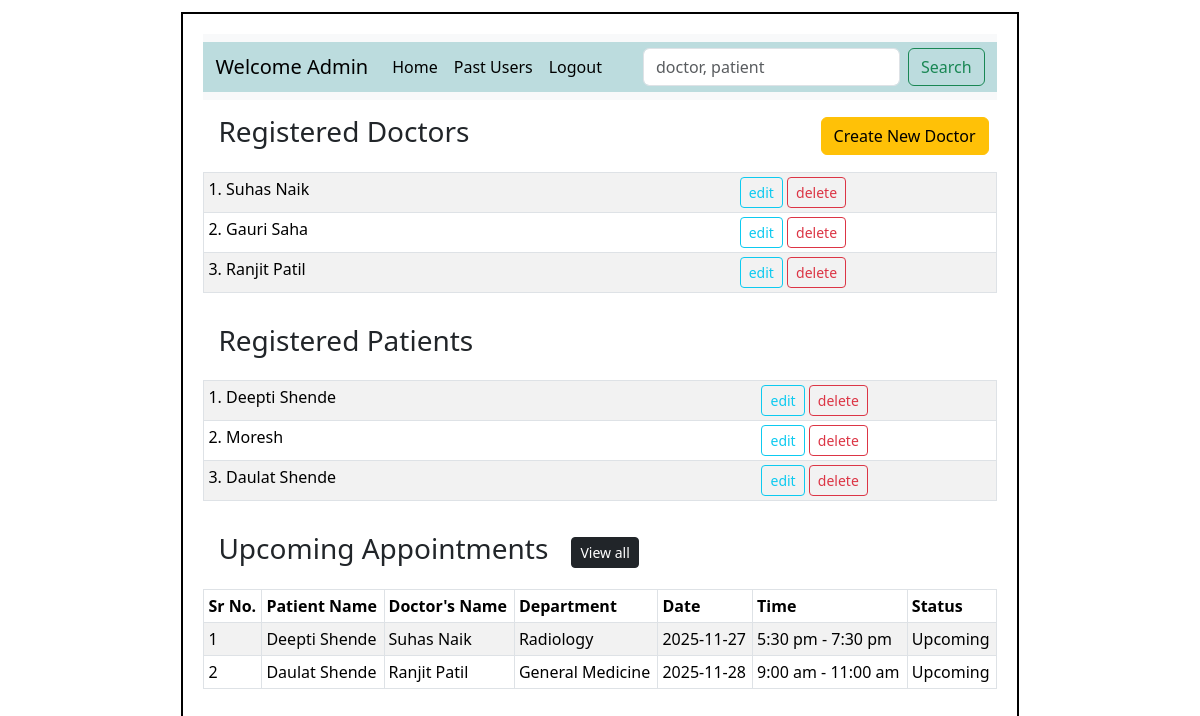
The page /admin on the database its author committed.
### application/models.py (models this page shows)
class Doctor(db.Model):
    __tablename__ = "Doctor"
    doctor_id = db.Column(db.Integer, primary_key=True)
    name = db.Column(db.String(), nullable = False)
    phone = db.Column(db.String(), nullable = False)
    age = db.Column(db.Integer, nullable = False)
    gender = db.Column(db.String(), nullable = False)
    email = db.Column(db.String(), unique=True, nullable = False)
    username = db.Column(db.String(), unique=True, nullable=False)
    password = db.Column(db.String(), nullable=False)
    appointments = db.relationship('Appointment', backref='doctor', lazy=True)  # relationship
    dept_id= db.Column(db.Integer, db.ForeignKey('Department.department_id'))    #foreignkey
    role = db.Column(db.String())
    info = db.Column(db.String())
    exp_year = db.Column(db.Integer)

class Patient(db.Model):
    __tablename__ = "Patient"
    patient_id = db.Column(db.Integer, primary_key=True)
    name = db.Column(db.String(), nullable=False)
    phone = db.Column(db.String())
    age = db.Column(db.Integer)
    gender = db.Column(db.String())
    email = db.Column(db.String(), unique=True)
    username = db.Column(db.String(), unique=True, nullable=False)
    password = db.Column(db.String(), nullable=False)
    address = db.Column(db.String())
    patient_type = db.Column(db.String(), default='OPD')  # OPD/IPD
    status = db.Column(db.String(), default='Active')
    consultant = db.Column(db.Integer, db.ForeignKey('Doctor.doctor_id'))  #foreignkey
    appointments = db.relationship('Appointment', backref='patient', lazy=True)  # relationship
    treatment = db.relationship('Treatment', backref='patient', lazy=True) #realtionship

class Appointment(db.Model):
    __tablename__ = "Appointment"
    appointment_id = db.Column(db.Integer, primary_key=True)
    date = db.Column(db.String() , nullable=False)
    time = db.Column(db.String(), nullable=False)
    status = db.Column(db.String(), default='Upcoming', nullable=False)
    doctor_id = db.Column(db.Integer, db.ForeignKey('Doctor.doctor_id'))   #foreignkey
    patient_id = db.Column(db.Integer, db.ForeignKey('Patient.patient_id'))  #foreignkey

class Department(db.Model):
    __tablename__ = "Department"
    department_id = db.Column(db.Integer, primary_key = True)
    department_name = db.Column(db.String(), nullable=False)
    info = db.Column(db.String(), nullable=False)
    doctors = db.relationship('Doctor', backref='dept', lazy=True) #relationship

### application/controllers.py (the view)
@app.route('/admin', methods=['GET'])
def admin():
    this_user = Admin.query.filter_by(username='admin1').first()
    all_doctors = Doctor.query.all()
    all_patients = Patient.query.all()
    all_appoint = Appointment.query.all()
    deleted_doctors = DeletedUser.query.filter_by(user_type="doctor").all()
    deleted_patients = DeletedUser.query.filter_by(user_type="patient").all()
    return render_template('admin_dash.html', this_user=this_user, all_doctors=all_doctors, all_patients=all_patients, all_appoint=all_appoint)

### templates/admin_dash.html (shortened to what this page needs)
<!DOCTYPE html>
<html lang="en">
    <head>
        <link rel="stylesheet" href="/static/style.css">
        <link href="https://cdn.jsdelivr.net/npm/bootstrap@5.3.8/dist/css/bootstrap.min.css" rel="stylesheet"
>
    </head>
    <body>
        <div id="main">
            <div id="canvas">
                <nav class="navbar navbar-expand-lg bg-body-tertiary">
                    <div id="nav" class="container-fluid">
                        <a class="navbar-brand" href="/admin">Welcome Admin</a>
                        <div class="collapse navbar-collapse" id="navbarSupportedContent">
                            <ul class="navbar-nav me-auto mb-2 mb-lg-0">
                                <li class="nav-item">
                                    <a class="nav-link active" aria-current="page" href="/">Home</a>
                                </li>
                                <li>
                                    <a class="nav-link active" aria-current="page" href="/deleted_users">Past Users</a>
                                </li>
                                <li>
                                    <a class="nav-link active" aria-current="page" href="/logout">Logout</a>
                                </li>
                            </ul>
                            <form class="d-flex" role="search" method="GET" action="/admin_search">
                                <input class="form-control me-2"
                                    type="search"
                                    placeholder="doctor, patient"
                                    name="query"
                                    aria-label="Search"/>
                                <button class="btn btn-outline-success" type="submit">Search</button>
                            </form>
                        </div>
                    </div>
                </nav>
                <div id="content">
                    <div class="d-flex justify-content-between align-items-center">
                        <h3 class="headings "> Registered Doctors </h3>
                        <a href="/add_doctor" class="btn btn-warning mx-2">Create New Doctor</a>
                    </div>
                    <div id="table">
                        <table class="table table-sm border table-striped">
                            {% for dr in all_doctors %}
                            <tr>
                                <td>{{loop.index}}.  {{dr.name}}</td>
                                <td class="text-center" >
                                    <a href="/edit_doctor/{{dr.doctor_id}}" class="btn btn-outline-info btn-sm">edit</a>
                                    <button type="button"
                                            class="btn btn-outline-danger btn-sm"
                                            data-bs-toggle="modal"
                                            data-bs-target="#confirmDeleteModal_{{dr.doctor_id}}"> delete
                                    </button>
                                </td>
                            </tr>
                            {% endfor %}
                        </table>
                    </div>
                    <h3 class="headings"> Registered Patients</h3>
                    <div id="table">
                        <table class="table table-sm border table-striped">
                            {% for patient in all_patients%}
                            <tr>
                                <td>{{loop.index}}.  {{ patient.name }}</td>
                                <td class="text-center">
                                    <a href="/registered_patients/{{patient.patient_id}}" class="btn btn-outline-info btn-sm">edit</a>
                                    <button type="button"
                                        class="btn btn-outline-danger btn-sm"
                                        data-bs-toggle="modal"
                                        data-bs-target="#confirmDeletePatientModal_{{patient.patient_id}}">delete
                                    </button>
                                </td>
                            </tr>
                            {% endfor %}
                        </table>
                    </div>
                    <div class="d-flex align-items-center">
                        <h3 class="headings">Upcoming Appointments</h3>
                        <a href="/admin_completed_appointments" class="btn btn-dark btn-sm mx-2">View all</a>
                    </div>
                    <div id="table">
                        <table class="table table-sm border table-striped table-bordered">
                            <thead>
                                <tr>
                                    <th scope="col">Sr No.</th>
                                    <th scope="col">Patient Name</th>
                                    <th scope="col">Doctor's Name</th>
                                    <th scope="col">Department</th>
                                    <th scope="col">Date</th>
                                    <th scope="col">Time</th>
                                    <th scope="col">Status</th>
                                </tr>
                            </thead>
                            <tbody>
                                {% set ns = namespace(found=false, count=0) %}
                                    {% for ap in all_appoint %}
                                        {% if ap.status == "Upcoming"%}
                                            {% set ns.count = ns.count + 1 %}
                                            {% set ns.found = true %}
                                                <tr>
                                                    <td>{{ ns.count }}</td>
                                                    <td>{{ ap.patient.name }}</td>
                                                    <td>{{ ap.doctor.name }}</td>
                                                    <td>{{ ap.doctor.dept.department_name }}</td>
                                                    <td>{{ ap.date }}</td>
                                                    <td>{{ ap.time }}</td>
                                                    <td>{{ ap.status }}</td>
                                                </tr>
                                        {% endif %}
                                    {% endfor %}
                            </tbody>
                        </table> <br>
                    </div>
                </div>
            </div>
        </div>
    </body>
</html>

### static/style.css (style rules this page uses)
* { margin: 0; }
#main,canvas { border: 2px solid white; margin-top: 10px; height: auto; }
#canvas { width: 60%; height: 600px; margin:auto; border: 2px solid black; }
#nav { background: #bcdcde; height: 50px; }

### templates/admin_dash.html (style rules this page uses)
.headings { padding: 15px; }
#canvas { padding: 20px; height: auto; width: 70%; }

### rows shown on the page
Doctor: name "Suhas Naik"
Doctor: name "Gauri Saha"
Doctor: name "Ranjit Patil"
Patient: name "Deepti Shende"
Patient: name "Moresh"
Patient: name "Daulat Shende"
Appointment: count "1", patient.name "Deepti Shende", doctor.name "Suhas Naik", doctor.dept.department_name "Radiology", date "2025-11-27", time "5:30 pm - 7:30 pm", status "Upcoming"
Appointment: count "2", patient.name "Daulat Shende", doctor.name "Ranjit Patil", doctor.dept.department_name "General Medicine", date "2025-11-28", time "9:00 am - 11:00 am", status "Upcoming"
